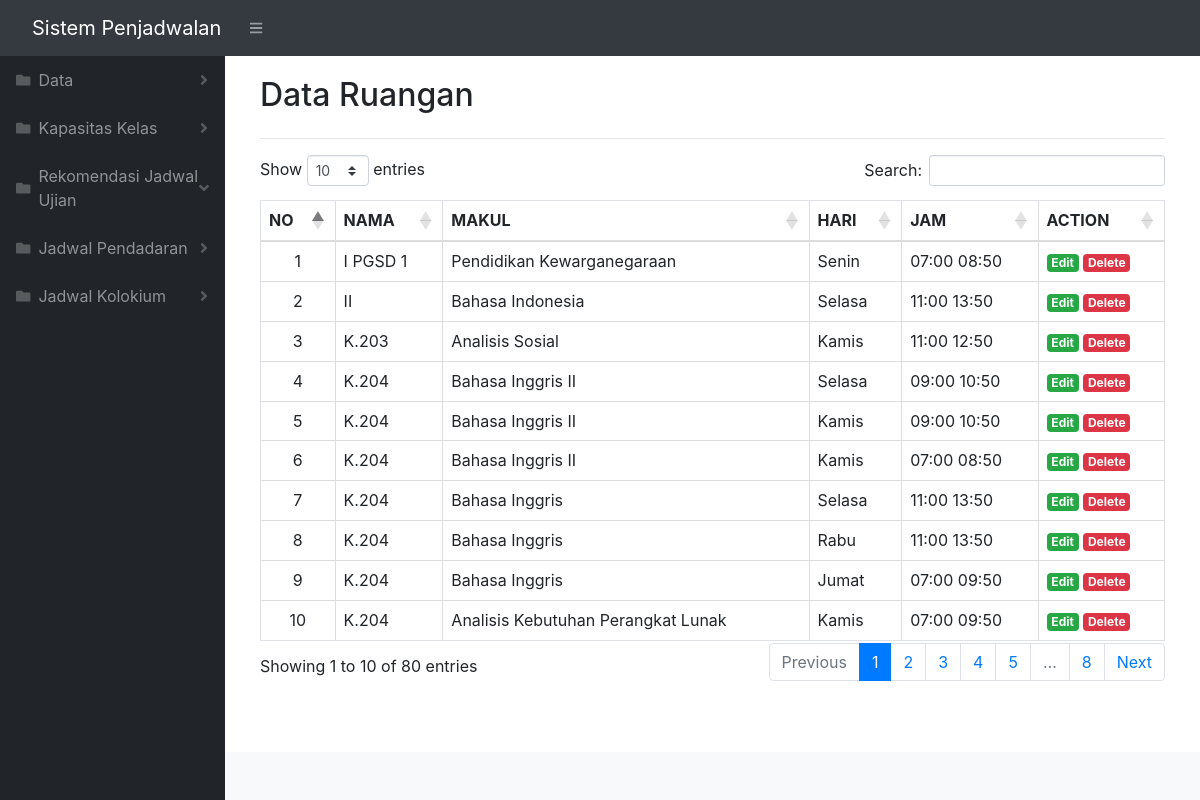
Before: /index.php/home/ruangan with the older database file.
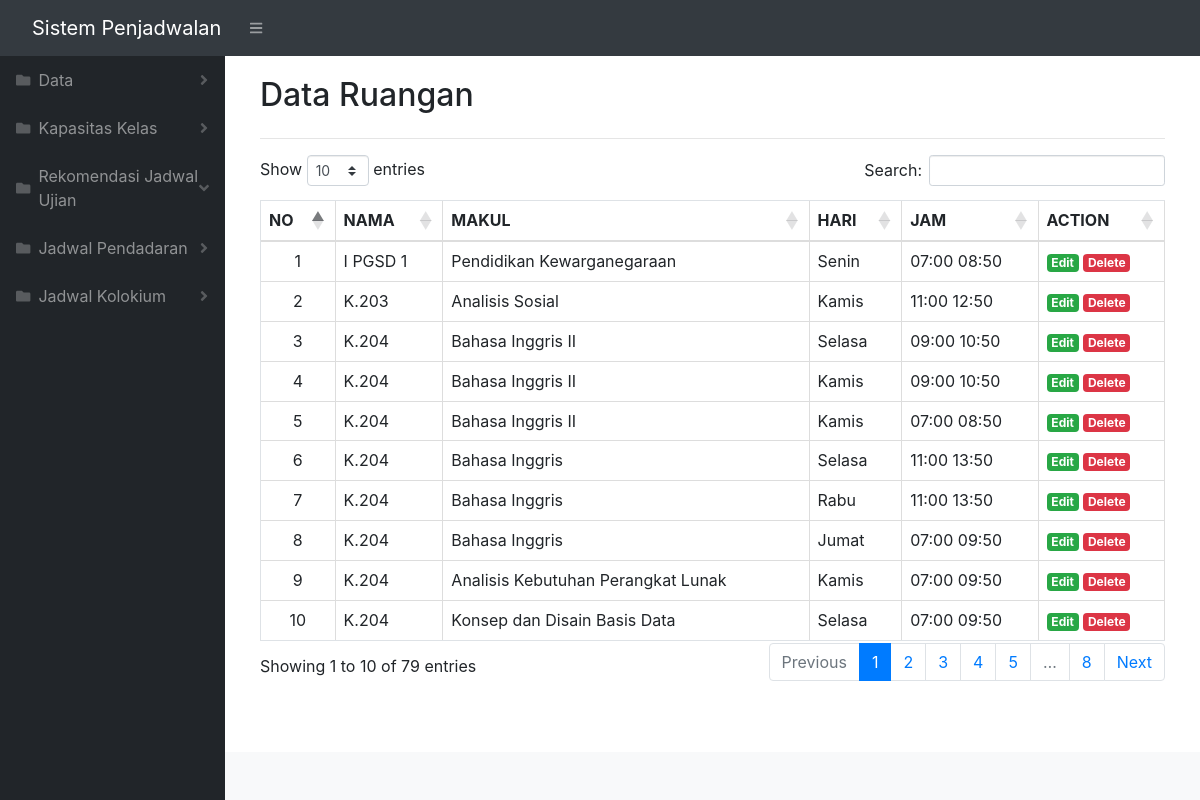
After: the same page with the newer database file.
### tables this page shows
CREATE TABLE `ruangan` (
  `idRuangan` int(11) NOT NULL,
  `nama` varchar(255) NOT NULL,
  `makul` varchar(255) NOT NULL,
  `hari` varchar(255) NOT NULL,
  `jam` varchar(255) NOT NULL
);

### application/controllers/Home.php (called while the page is built, shortened)
<?php
class home extends CI_Controller {
    public function __construct() {
        $this->load->library('form_validation');
        $this->load->library('pagination');
        $this->load->model('list_model');
        $this->load->model('data_model');
        $this->load->library('excel');
    }
    public function ruangan() {
        $data['data'] = $this->list_model->get_ruangan_list();
        $data['title'] = 'Data Ruangan';
        $this->load->view('templates/header', $data);
        $this->load->view('templates/sidebar', $data);
        $this->load->view('data/ruangan', $data);
        $this->load->view('templates/topbar', $data);
        $this->load->view('templates/footer', $data);
    }
}

### index.php (called while the page is built, shortened)
<?php
require_once BASEPATH.'core/CodeIgniter.php';

### application/models/List_model.php (called while the page is built, shortened)
<?php
class List_model extends CI_Model {
    function get_ruangan_list() {
        $this->db->order_by('nama', 'ASC');
        $query = $this->db->get('ruangan');
        return $query;
    }
}

### application/views/data/ruangan.php (the view, shortened to what this page needs)
<div id="layoutSidenav_content">
    <main>
        <div class="container-fluid">
            <div class="card-body">
                <div class="row">
                    <div class="col-auto mr-auto">
                        <h2 class=""><?= $title ?></h2>
                    </div>
                </div>
                <hr>
                <div class="table-responsive">
                    <table class="table table-bordered" id="tabelku" width="100%">
                        <thead>
                            <tr class="text-center">
                                <th>NO</th>
                                <th>NAMA</th>
                                <th>MAKUL</th>
                                <th>HARI</th>
                                <th>JAM</th>
                                <th>ACTION</th>
                            </tr>
                        </thead>
                        <tbody>
                            <?php $i = 1; ?>
                            <?php foreach ($data->result() as $row) : ?>
                            <tr>
                                <td class="text-center"><?= $i ?></td>
                                <td><?php echo $row->nama; ?></td>
                                <td><?php echo ($this->db->query('SELECT nama FROM makul WHERE idMakul LIKE '.$row->makul)->row()->nama); ?>
                                </td>
                                <td><?php echo $row->hari; ?></td>
                                <td><?php echo $row->jam; ?></td>
                                <td>
                                    <a href="<?php echo base_url(); ?>home/editRuang/<?= $row->idRuangan; ?>"
                                        class="badge badge-success ">Edit</a>
                                    <a href="<?php echo base_url(); ?>home/deleteRuang/<?= $row->idRuangan; ?>"
                                        class="badge badge-danger"
                                        onclick="return confirm('Are you sure you want to delete <?= $row->idRuangan; ?>?');">Delete</a>
                                </td>
                            </tr>
                            <?php $i++; ?>
                            <?php endforeach; ?>
                        </tbody>
                    </table>
                </div>
            </div>
        </div>
    </main>

### application/views/templates/header.php (shortened to what this page needs)
<!DOCTYPE html>
<html lang="en">
<head>
    <link href="<?= base_url('assets/') ?>css/styles.css" rel="stylesheet" />
    <link href="https://cdn.datatables.net/1.10.20/css/dataTables.bootstrap4.min.css" rel="stylesheet"
 />
    <link rel="stylesheet" href="<?php echo base_url() . 'assets/dateindo/css/bootstrap.min.css'?>">
    <link rel="stylesheet" href="https://stackpath.bootstrapcdn.com/bootstrap/4.3.1/css/bootstrap.min.css"
>
    <link rel="stylesheet" href="<?php echo base_url() . 'assets/dateindo/css/ilmudetil.css'?>">
    <link rel="stylesheet" href="<?php echo base_url() . 'assets/dateindo/css/bootstrap-datetimepicker.css'?>" />
    <link rel="stylesheet" href="<?php echo base_url() . 'assets/dateindo/css/bootstrap-datetimepicker.min.css'?>" />
</head>
<body class="sb-nav-fixed">

### application/views/templates/sidebar.php (shortened to what this page needs)
<div id="layoutSidenav">
    <div id="layoutSidenav_nav">
        <nav class="sb-sidenav accordion sb-sidenav-dark" id="sidenavAccordion">
            <div class="sb-sidenav-menu">
                <div class="nav">
                    <a class="nav-link collapsed" href="#" data-toggle="collapse" data-target="#Data"
                        aria-expanded="false" aria-controls="collapseLayouts">
                        <div class="sb-nav-link-icon"><i class="fas fa-folder"></i></div>
                        Data
                        <div class="sb-sidenav-collapse-arrow"><i class="fas fa-angle-down"></i></div>
                    </a>
                    <a class="nav-link collapsed" href="#" data-toggle="collapse" data-target="#kapasitas"
                        aria-expanded="false" aria-controls="collapseLayouts">
                        <div class="sb-nav-link-icon"><i class="fas fa-folder"></i></div>
                        Kapasitas Kelas
                        <div class="sb-sidenav-collapse-arrow"><i class="fas fa-angle-down"></i></div>
                    </a>
                    <a class="nav-link" href="#" data-toggle="collapse" data-target="#Rekomendasi" aria-expanded="false"
                        aria-controls="">
                        <div class="sb-nav-link-icon"><i class="fas fa-folder"></i></div>
                        Rekomendasi Jadwal Ujian
                        <div class="sb-sidenav-collapse-arrow"><i class="fas fa-angle-down"></i></div>
                    </a>
                    <a class="nav-link collapsed" href="#" data-toggle="collapse" data-target="#Pendadaran"
                        aria-expanded="false" aria-controls="collapseLayouts">
                        <div class="sb-nav-link-icon"><i class="fas fa-folder"></i></div>
                        Jadwal Pendadaran
                        <div class="sb-sidenav-collapse-arrow"><i class="fas fa-angle-down"></i></div>
                    </a>
                    <a class="nav-link collapsed" href="#" data-toggle="collapse" data-target="#Kolokium"
                        aria-expanded="false" aria-controls="collapseLayouts">
                        <div class="sb-nav-link-icon"><i class="fas fa-folder"></i></div>
                        Jadwal Kolokium
                        <div class="sb-sidenav-collapse-arrow"><i class="fas fa-angle-down"></i></div>
                    </a>
        </nav>
    </div>

### application/views/templates/topbar.php
<nav class="sb-topnav navbar navbar-expand navbar-dark bg-dark">
    <a class="navbar-brand" href="<?= base_url('home'); ?>">Sistem Penjadwalan</a>
    <button class="btn btn-link btn-sm order-1 order-lg-0" id="sidebarToggle" href="#"><i
            class="fas fa-bars"></i></button>
</nav>

### application/views/templates/footer.php (shortened to what this page needs)
<footer class="py-4 bg-light mt-auto">
</footer>
</div>
</div>
</body>
</html>

### assets/dateindo/css/ilmudetil.css (style rules this page uses)
a { color: #FFC107;text-decoration: none; }

Changed rows visible on the page:
no longer on this page (row edited): ruangan: nama "II", nama "Bahasa Indonesia", hari "Selasa", jam "11:00 13:50"
now on this page (row unchanged): ruangan: nama "K.204", nama "Konsep dan Disain Basis Data", hari "Selasa", jam "07:00 09:50"
Other visible differences:
text written by a page script: "Show entries Search: Showing 1 to 10 of 80 entries Previous 1 2 3 4 5 … 8 Next" → "Show entries Search: Showing 1 to 10 of 79 entries Previous 1 2 3 4 5 … 8 Next"
